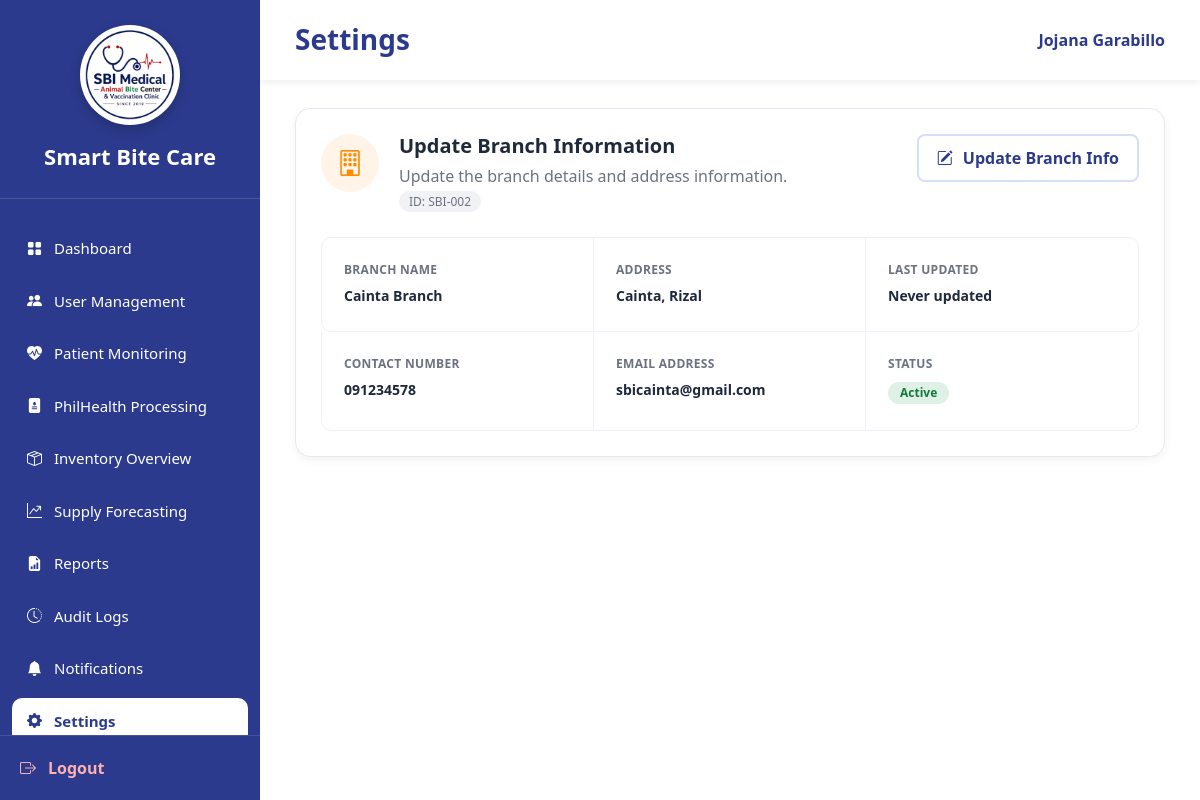
/BranchAdmin_Settings.php (signed in), run on the app's committed database.
### tables this page shows
CREATE TABLE `users` (
  `user_id` int(11) NOT NULL,
  `branch_id` varchar(10) DEFAULT NULL,
  `role_id` int(11) NOT NULL,
  `username` varchar(100) NOT NULL,
  `email` varchar(255) NOT NULL,
  `password` varchar(255) NOT NULL,
  `status` enum('Active','Inactive') DEFAULT 'Active',
  `created_at` timestamp NOT NULL DEFAULT current_timestamp(),
  `last_login` datetime DEFAULT NULL
);

CREATE TABLE `branches` (
  `branch_id` varchar(10) NOT NULL,
  `branch_name` varchar(150) NOT NULL,
  `branch_address` text DEFAULT NULL,
  `contact_number` varchar(30) DEFAULT NULL,
  `email` varchar(150) DEFAULT NULL,
  `status` enum('Active','Inactive') DEFAULT 'Active',
  `created_at` timestamp NOT NULL DEFAULT current_timestamp()
);

### sources/db_connect.php (called while the page is built, shortened)
<?php
function getUserData($conn, $userId) {
    $stmt = $conn->prepare("SELECT u.*, r.role_name, b.branch_name
                            FROM users u
                            LEFT JOIN roles r ON u.role_id = r.role_id
                            LEFT JOIN branches b ON u.branch_id = b.branch_id
                            WHERE u.user_id = ?");
    $stmt->bind_param("i", $userId);
    $stmt->execute();
    $result = $stmt->get_result();
    return $result->fetch_assoc();
}
?>

### BranchAdmin_Settings.php (the view, shortened to what this page needs)
<?php
require_once 'sources/db_connect.php';
$userData = getUserData($conn, $_SESSION['user_id']);
$branchId = $userData['branch_id'];
$branchQuery = "SELECT * FROM branches WHERE branch_id = ?";
$stmt = $conn->prepare($branchQuery);
$stmt->bind_param("s", $branchId);
$stmt->execute();
$branchResult = $stmt->get_result();
$branch = $branchResult->fetch_assoc();
$logQuery = "SELECT
                al.action,
                al.created_at as log_created_at,
                u.username
             FROM audit_logs al
             LEFT JOIN users u ON al.user_id = u.user_id
             WHERE al.branch_id = ?
             AND al.module = 'Settings'
             AND al.action LIKE 'Updated branch information%'
             ORDER BY al.created_at DESC
             LIMIT 1";
$stmt = $conn->prepare($logQuery);
$stmt->bind_param("s", $branchId);
$stmt->execute();
$logResult = $stmt->get_result();
$lastUpdate = $logResult->fetch_assoc();
?>
<!DOCTYPE html>
<html lang="en">
<head>
    <link href="https://cdn.jsdelivr.net/npm/bootstrap@5.3.3/dist/css/bootstrap.min.css" rel="stylesheet">
    <link rel="stylesheet" href="https://cdn.jsdelivr.net/npm/bootstrap-icons@1.11.3/font/bootstrap-icons.min.css">
    <link rel="stylesheet" href="sidebar.css">
</head>
<body>
    <div class="sidebar">
        <div class="logo-area">
            <div class="logo-frame">
                <img src="logo.png" alt="Smart Bite Care Logo" class="logo">
            </div>
            <div class="system-name">
                Smart Bite Care
            </div>
        </div>
        <nav class="nav-menu">
            <ul>
                <li><a href="BranchAdmin_Dashboard.php"><i class="bi bi-grid-fill"></i><span>Dashboard</span></a></li>
                <li><a href="BranchAdmin_UserManagement.php"><i class="bi bi-people-fill"></i><span>User Management</span></a></li>
                <li><a href="BranchAdmin_PatientMonitoring.php"><i class="bi bi-heart-pulse-fill"></i><span>Patient Monitoring</span></a></li>
                <li><a href="BranchAdmin_PhilhealthWorkflow.php"><i class="bi bi-file-medical-fill"></i><span>PhilHealth Processing</span></a></li>
                <li><a href="BranchAdmin_InventoryOverview.php"><i class="bi bi-box-seam"></i><span>Inventory Overview</span></a></li>
                <li><a href="BranchAdmin_Forecasting.php"><i class="bi bi-graph-up-arrow"></i><span>Supply Forecasting</span></a></li>
                <li><a href="BranchAdmin_Reports.php"><i class="bi bi-file-earmark-bar-graph-fill"></i><span>Reports</span></a></li>
                <li><a href="BranchAdmin_AuditLogs.php"><i class="bi bi-clock-history"></i><span>Audit Logs</span></a></li>
                <li><a href="BranchAdmin_Notifications.php"><i class="bi bi-bell-fill"></i><span>Notifications</span></a></li>
                <li><a class="active" href="BranchAdmin_Settings.php"><i class="bi bi-gear-fill"></i><span>Settings</span></a></li>
            </ul>
        </nav>
        <div class="logout">
            <a href="logout.php"> <i class="bi bi-box-arrow-right"></i>
                <span>Logout</span>
            </a>
        </div>
    </div>
    <div class="main">
        <div class="topbar">
            <h3>Settings</h3>
            <div class="profile">
                <?php echo htmlspecialchars($userData['username'] ?? 'ADMIN'); ?>
            </div>
        </div>
        <div class="content-wrapper">
            <div class="settings-card">
                <div class="settings-header">
                    <div class="settings-icon orange">
                        <i class="bi bi-building"></i>
                    </div>
                    <div class="settings-info">
                        <h5>Update Branch Information</h5>
                        <p>Update the branch details and address information.</p>
                        <span class="branch-id-badge">ID: <?php echo htmlspecialchars($branchId); ?></span>
                    </div>
                    <button class="btn btn-settings" id="editBranchBtn">
                        <i class="bi bi-pencil-square"></i>
                        Update Branch Info
                    </button>
                </div>
                <div class="settings-details three-col">
                    <div>
                        <small>Branch Name</small>
                        <h6 id="displayBranchName"><?php echo htmlspecialchars($branch['branch_name']); ?></h6>
                    </div>
                    <div>
                        <small>Address</small>
                        <h6 id="displayBranchAddress"><?php echo htmlspecialchars($branch['branch_address'] ?? 'Not set'); ?></h6>
                    </div>
                    <div>
                        <small>Last Updated</small>
                        <h6 id="displayLastUpdated">
                            <?php
                            if ($lastUpdate) {
                                echo date('M d, Y • h:i A', strtotime($lastUpdate['log_created_at']));
                                echo '<br><span class="text-muted-small">by ' . htmlspecialchars($lastUpdate['username'] ?? 'Unknown') . '</span>';
                            } else {
                                echo 'Never updated';
                            }
                            ?>
                        </h6>
                    </div>
                </div>
                <div class="settings-details three-col" style="margin-top: 0; border-top: none; border-radius: 0 0 10px 10px;">
                    <div>
                        <small>Contact Number</small>
                        <h6 id="displayContactNumber"><?php echo htmlspecialchars($branch['contact_number'] ?? 'Not set'); ?></h6>
                    </div>
                    <div>
                        <small>Email Address</small>
                        <h6 id="displayEmail"><?php echo htmlspecialchars($branch['email'] ?? 'Not set'); ?></h6>
                    </div>
                    <div>
                        <small>Status</small>
                        <h6>
                            <span class="status-badge <?php echo ($branch['status'] ?? 'Active') == 'Active' ? 'status-active' : 'status-inactive'; ?>">
                                <?php echo htmlspecialchars($branch['status'] ?? 'Active'); ?>
                            </span>
                        </h6>
                    </div>
                </div>
            </div>
        </div>
    </div>
</body>
</html>

### sidebar.css (style rules this page uses)
:root { --primary:#2B3A8C; --accent:#F21D2F; --bg:#F2F2F2; --white:#fff; }
.sidebar { width:260px; height:100vh; height:100dvh; min-height:0; background:var(--primary); display:flex; flex-direction:column; color:white; position:fixed; left:0; top:0; overflow:hidden; z-index:1000; box-sizing:border-box; }
.sidebar * { box-sizing:border-box; }
.logo-area { padding:25px 20px; border-bottom:1px solid rgba(255,255,255,.15); text-align:center; flex-shrink:0; }
.logo { width: 90px; height: 90px; display: block; object-fit: contain; }
.logo-frame { width: 100px; height: 100px; margin: 0 auto; border-radius: 50%; background: #fff; display: flex; align-items: center; justify-content: center; overflow: hidden; box-shadow: 0 4px 12px rgba(0,0,0,.2); border: 3px solid rgba(255,255,255,.3); }
.system-name { margin-top:15px; font-size:22px; font-weight:700; }
.nav-menu { margin-top:20px; flex:1; min-height:0; padding-bottom:10px; overflow-x:hidden; overflow-y:auto; overscroll-behavior:contain; scrollbar-width:thin; scrollbar-color:rgba(255,255,255,.45) transparent; -webkit-overflow-scrolling:touch; }
.nav-menu ul { list-style:none; padding:0; margin:0; }
.nav-menu li { margin:6px 12px; }
.nav-menu a { color:white; text-decoration:none; display:flex; align-items:center; gap:12px; padding:12px 15px; border-radius:10px; transition:.25s; font-size:15px; }
.nav-menu a.active { background:white; color:var(--primary); font-weight:600; }
.logout { padding:20px; flex-shrink:0; border-top:1px solid rgba(255,255,255,.12); background:var(--primary); }
.logout a { color:#ffb0b0; text-decoration:none; display:flex; align-items:center; gap:12px; font-weight:600; }

### BranchAdmin_Settings.php (style rules this page uses)
:root { --primary: #2B3A8C; --accent: #F21D2F; --bg: #F2F2F2; }
body { background: white; font-family: 'Segoe UI', sans-serif; }
.main { margin-left: 260px; min-height: 100vh; }
.topbar { background: white; height: 80px; display: flex; align-items: center; justify-content: space-between; padding: 0 35px; box-shadow: 0 2px 8px rgba(0,0,0,.08); }
.topbar h3 { font-size: 28px; font-weight: 700; color: var(--primary); margin: 0; }
.profile { font-weight: 600; color: var(--primary); cursor: pointer; }
.content-wrapper { padding: 28px 35px 40px 35px; }
.settings-card { background: #fff; border: 1px solid #e6e9f2; border-radius: 15px; padding: 25px; margin-bottom: 25px; box-shadow: 0 3px 10px rgba(0,0,0,.05); transition: transform 0.2s, box-shadow 0.2s; }
.settings-header { display: flex; align-items: flex-start; justify-content: space-between; gap: 20px; }
.settings-header .settings-info { flex: 1; }
.settings-info h5 { font-weight: 700; color: #1e293b; margin-bottom: 6px; }
.settings-info p { color: #6b7280; margin: 0; }
.settings-icon { width: 58px; height: 58px; border-radius: 50%; display: flex; align-items: center; justify-content: center; font-size: 26px; flex-shrink: 0; }
.settings-icon.orange { background: #fff4e7; color: #ff8c00; }
.btn-settings { border: 2px solid #d7dff8; background: #fff; color: #2B3A8C; font-weight: 600; padding: 10px 18px; border-radius: 8px; transition: all 0.2s; white-space: nowrap; }
.btn-settings i { margin-right: 6px; }
.settings-details { margin-top: 25px; display: grid; grid-template-columns: repeat(2, 1fr); border: 1px solid #edf0f7; border-radius: 10px; overflow: hidden; }
.settings-details.three-col { grid-template-columns: repeat(3, 1fr); }
.settings-details div { padding: 18px 22px; border-right: 1px solid #edf0f7; }
.settings-details div:last-child { border-right: none; }
.settings-details small { color: #6b7280; font-weight: 600; font-size: 12px; text-transform: uppercase; letter-spacing: 0.3px; }
.settings-details h6 { margin-top: 8px; font-weight: 600; color: #1e293b; font-size: 14px; word-break: break-word; }
.status-badge { padding: 4px 12px; border-radius: 20px; font-size: 12px; font-weight: 600; display: inline-block; }
.status-active { background: #dff0e6; color: #0f7b3a; }
.branch-id-badge { background: #f1f2f6; padding: 2px 10px; border-radius: 12px; font-size: 12px; color: #6b7280; }

### data on the page
users: username "Jojana Garabillo", branch "SBI-002"
branches: branch_name "Cainta Branch", branch_address "Cainta, Rizal", contact_number "091234578", email "sbicainta@gmail.com", status "Active"
